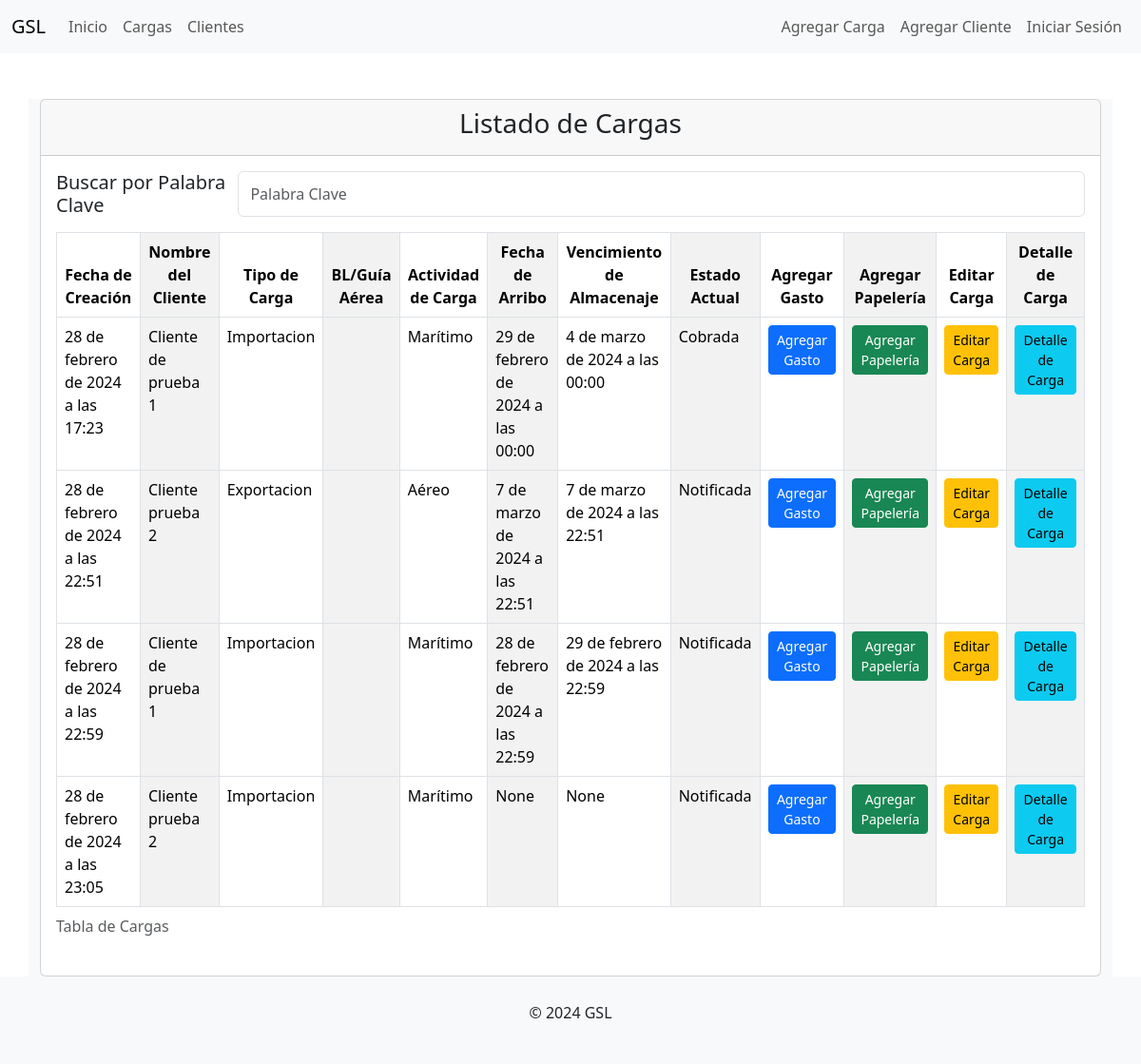
The app's page /gsl_cargo/cargas/ with its own data.
### gsl_cargo/models.py (models this page shows)
class GSLCargo(models.Model):
    fecha_creacion = models.DateTimeField(auto_now_add=True)
    nombre_cliente = models.ForeignKey(GSLClientes, on_delete=models.CASCADE)
    tipo_carga = models.CharField(max_length=255, choices=[('Importacion', 'Importacion'), ('Exportacion', 'Exportacion')])
    actividad_carga = models.CharField(max_length=255, choices=[('Marítimo','Marítimo'), ('Aéreo','Aéreo'), ('Terrestre','Terrestre')])
    fecha_arribo = models.DateTimeField(blank=True, null=True)  # Permite que esté en blanco
    vencimiento_almacenaje = models.DateTimeField(blank=True, null=True)  # Permite que esté en blanco
    estado_actual = models.CharField(max_length=255, choices=[('Notificada','Notificada'), ('En proceso','En proceso'), ('Entregada','Entregada'), ('Cobrada','Cobrada')])
    bl_guia = models.CharField(max_length=255, blank=True, null=True)

### gsl_clientes/models.py (models this page shows)
class GSLClientes(models.Model):
    nombre = models.CharField(max_length=255)
    correo_electronico = models.EmailField()
    telefono = models.CharField(max_length=255)
    fecha_creacion = models.DateTimeField(auto_now_add=True)
    def __str__(self):
        return self.nombre

### gsl_cargo/views.py (the view)
# urls.py: path('cargas/', lista_cargas, name='lista_cargas'),
def lista_cargas(request):
    cargas = GSLCargo.objects.all()
    return render(request, 'gsl_cargo/lista_cargas.html', {'cargas': cargas})

### templates/gsl_cargo/lista_cargas.html (shortened to what this page needs)
{% extends 'base.html' %}
{% block content %}
<div class="container mt-5 bg-light">
  <div class="row justify-content-center">
    <div class="col-md-12">
      <div class="card">
        <div class="card-header text-center text-dark">
          <h3>Listado de Cargas</h3>
        </div>
        <div class="card-body">
          <div class="d-flex justify-content-between mb-3">
            <h5 class="mb-0">Buscar por Palabra Clave</h5>
            <input type="text" class="form-control" id="keyword-input" placeholder="Palabra Clave">
          </div>
          <table class="table table-responsive table-bordered table-hover table-striped-columns">
            <caption>Tabla de Cargas</caption>
            <thead>
              <tr>
                <th class="text-center">Fecha de Creación</th>
                <th class="text-center">Nombre del Cliente</th>
                <th class="text-center">Tipo de Carga</th>
                <th class="text-center">BL/Guía Aérea</th>
                <th class="text-center">Actividad de Carga</th>
                <th class="text-center">Fecha de Arribo</th>
                <th class="text-center">Vencimiento de Almacenaje</th>
                <th class="text-center">Estado Actual</th>
                <th class="text-center d-none d-sm-table-cell table-buttons">Agregar Gasto</th>
                <th class="text-center d-none d-sm-table-cell table-buttons">Agregar Papelería</th>
                <th class="text-center d-none d-md-table-cell">Editar Carga</th>
                <th class="text-center">Detalle de Carga</th>
              </tr>
            </thead>
            <tbody>
              {% for carga in cargas %}
              <tr>
                <td>{{ carga.fecha_creacion }}</td>
                <td>{{ carga.nombre_cliente }}</td>
                <td>{{ carga.get_tipo_carga_display }}</td>
                <td>{{ carga.get_bl_guia }}</td>
                <td>{{ carga.get_actividad_carga_display }}</td>
                <td>{{ carga.fecha_arribo }}</td>
                <td>{{ carga.vencimiento_almacenaje }}</td>
                <td>{{ carga.get_estado_actual_display }}</td>
                <td class="d-none d-sm-table-cell table-buttons">
                  <a href="{% url 'agregar_gasto' carga.id %}" class="btn btn-primary btn-sm">Agregar Gasto</a>
                </td>
                <td class="d-none d-sm-table-cell table-buttons">
                  <a href="{% url 'agregar_papeleria' carga.id %}" class="btn btn-success btn-sm">Agregar Papelería</a>
                </td>
                <td class="d-none d-md-table-cell">
                  <a href="{% url 'editar_carga' carga.id %}" class="btn btn-warning btn-sm">Editar Carga</a>
                </td>
                <td>
                  <a href="{% url 'detalle_carga' carga.id %}" class="btn btn-info btn-sm">Detalle de Carga</a>
                </td>
              </tr>
              {% endfor %}
            </tbody>
          </table>
        </div>
      </div>
    </div>
  </div>
</div>
{% endblock %}

### templates/base.html (shortened to what this page needs)
<!DOCTYPE html>
<html lang="en">
<head>
    <link href="https://cdn.jsdelivr.net/npm/bootstrap@5.3.3/dist/css/bootstrap.min.css" rel="stylesheet">
</head>
<body>
    <nav class="navbar navbar-expand-lg navbar-light bg-light">
        <div class="container-fluid">
            <a class="navbar-brand" href="{% url 'home' %}">GSL</a>
            <div class="collapse navbar-collapse" id="navbarNav">
                <ul class="navbar-nav">
                    <li class="nav-item">
                        <a class="nav-link" href="{% url 'home' %}">Inicio</a>
                    </li>
                    <li class="nav-item">
                        <a class="nav-link" href="{% url 'lista_cargas' %}">Cargas</a>
                    </li>
                    <li class="nav-item">
                        <a class="nav-link" href="{% url 'lista_clientes' %}">Clientes</a>
                    </li>
                </ul>
                <ul class="navbar-nav ms-auto">
                    <li class="nav-item">
                        <a class="nav-link" href="{% url 'agregar_carga' %}">Agregar Carga</a>
                    </li>
                    <li class="nav-item">
                        <a class="nav-link" href="{% url 'agregar_cliente' %}">Agregar Cliente</a>
                    </li>
                    {% if user.is_authenticated %}
                        <li class="nav-item">
                            <a class="nav-link" href="#">{{ user.email }}</a>
                        </li>
                    {% else %}
                        <li class="nav-item">
                            <a class="nav-link" href="#">Iniciar Sesión</a>
                        </li>
                    {% endif %}
                </ul>
            </div>
        </div>
    </nav>
    <main>
        {% block content %}{% endblock %}
    </main>
    <footer class="bg-light text-center text-lg-start">
        <div class="text-center p-3">
            <p>&copy; 2024 GSL </p>
        </div>
    </footer>
</body>
</html>

### templates/base.html (style rules this page uses)
body { display: flex; flex-direction: column; min-height: 100vh; }
main { flex: 1; }
footer { text-align: center; padding: 10px; }

### records on screen
GSLCargo: fecha_creacion "28 de febrero de 2024 a las 17:23", nombre_cliente "Cliente de prueba 1", tipo_carga "Importacion", actividad_carga "Marítimo", fecha_arribo "29 de febrero de 2024 a las 00:00", vencimiento_almacenaje "4 de marzo de 2024 a las 00:00", estado_actual "Cobrada"
GSLCargo: fecha_creacion "28 de febrero de 2024 a las 22:51", nombre_cliente "Cliente prueba 2", tipo_carga "Exportacion", actividad_carga "Aéreo", fecha_arribo "7 de marzo de 2024 a las 22:51", vencimiento_almacenaje "7 de marzo de 2024 a las 22:51", estado_actual "Notificada"
GSLCargo: fecha_creacion "28 de febrero de 2024 a las 22:59", nombre_cliente "Cliente de prueba 1", tipo_carga "Importacion", actividad_carga "Marítimo", fecha_arribo "28 de febrero de 2024 a las 22:59", vencimiento_almacenaje "29 de febrero de 2024 a las 22:59", estado_actual "Notificada"
GSLCargo: fecha_creacion "28 de febrero de 2024 a las 23:05", nombre_cliente "Cliente prueba 2", tipo_carga "Importacion", actividad_carga "Marítimo", fecha_arribo "None", vencimiento_almacenaje "None", estado_actual "Notificada"
